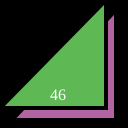
Frame 1 (no input)
Frame 60 (no input): identical to frame 1, image omitted
Frame 120 (the mouse pressed at the canvas centre since frame 60): identical to frame 1, image omitted

The p5.js sketch that drew this single still picture (run headless with seeded random() and noise() and a simulated clock; from frame 60 on, the mouse is pressed at the canvas centre):

// p5.js sketch
// ── sketch.js
function setup() {
  createCanvas(128,128);
}

function draw() {
  background(0);
  strokeWeight(4);
  fill(178, 100, 162);
  triangle(12,120,116,120,116,10);
  fill(94, 185, 84);
  triangle(0,108,106,108,106,0);
  fill(255);
  textSize(16);
  textFont("serif");
  text("46", 50, 100);
}
